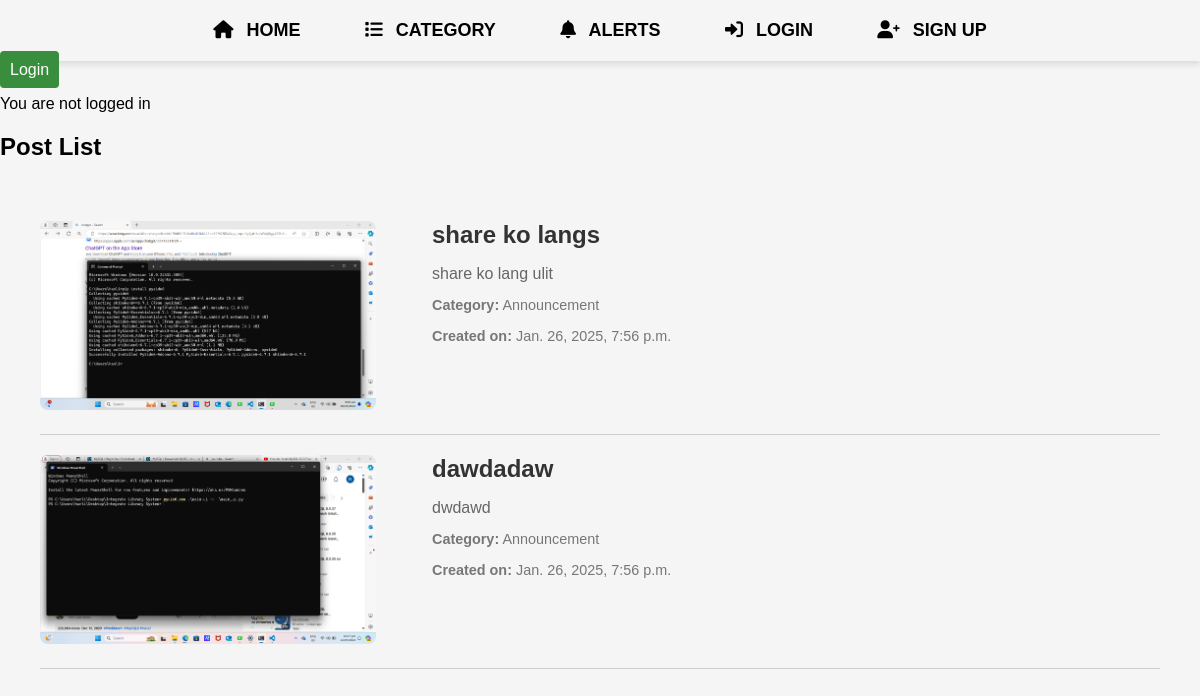
/posts/, run on the app's committed database.
### app/models.py (models this page shows, shortened)
class Post(models.Model):
    title = models.CharField(max_length=200)
    post_image = models.ImageField(upload_to='media/', null=True, blank=True)
    content = models.TextField()
    author = models.ForeignKey(settings.AUTH_USER_MODEL, on_delete=models.CASCADE, related_name='posts')
    created_at = models.DateTimeField(auto_now_add=True)
    updated_at = models.DateTimeField(auto_now=True)
    category = models.ForeignKey(Category, on_delete=models.SET_NULL, related_name='posts', null=True, blank=True)
    def get_absolute_url(self):
        return reverse('post_detail', kwargs={'pk': self.pk})

class Category(models.Model):
    category_image = models.ImageField(upload_to='media/', null=True, blank=True)
    name = models.CharField(max_length=100, unique=True)
    description = models.TextField(blank=True)

### app/views.py (the view)
# urls.py: path('posts/', PostListView.as_view(), name='post_list'),
class PostListView(ListView):
    model = Post
    template_name = 'app/post_list.html'
    context_object_name = 'posts'

### app/templates/app/post_list.html (shortened to what this page needs)
{% extends 'app/base.html' %}
{% load static %}
{% block content %}
    <h2>Post List</h2>
    <div class="post-list-container">
        <ul class="post-list">
            {% for post in posts %}
                <li class="post-item">
                    <div class="image-detail">
                        {% if post.post_image %}
                            <a href="{% url 'post_detail' post.pk %}">
                                <img src="{{ post.post_image.url }}" alt="Post Image" class="item-image">
                            </a>
                        {% else %}
                            <p class="no-image-text">No image available</p>
                        {% endif %}
                    </div>
                    <div class="post-detail">
                        <a href="{{ post.get_absolute_url }}" class="post-link">{{ post.title }}</a>
                        <p class="post-snippet">{{ post.content|truncatewords:20 }}</p>
                        <p class="post-meta">
                            <strong>Category:</strong>
                            {% if post.category %}
                                {{ post.category.name }}
                            {% else %}
                                No Category
                            {% endif %}
                        </p>
                        <p class="post-meta"><strong>Created on:</strong> {{ post.created_at }}</p>
                    </div>
                </li>
            {% endfor %}
        </ul>
    </div>
{% endblock content %}

### static/css/base.css (style rules this page uses)
* { box-sizing: border-box; }
body { font-family: 'Arial', sans-serif; background-color: #f5f5f5; margin: 0; padding: 0; }
.post-list-container { max-width: 1200px; margin: 0 auto; padding: 20px; }
.post-list { list-style-type: none; padding: 0; margin: 20px; }
.post-item { display: flex; justify-content: space-between; margin-bottom: 20px; border-bottom: 1px solid #ccc; padding-bottom: 20px; }
.image-detail { flex-basis: 30%; margin-right: 20px; }
.item-image { width: 100%; height: auto; border-radius: 8px; }
.post-detail { flex-basis: 65%; }
.post-link { font-size: 1.5rem; font-weight: bold; text-decoration: none; color: #333; margin-bottom: 10px; }
.post-snippet { font-size: 1rem; margin-bottom: 10px; color: #666; }
.post-meta { font-size: 0.9rem; color: #777; }
.post-meta strong { font-weight: bold; }

### data on the page
Post: post_image (picture), title "share ko langs", content "share ko lang ulit", category.name "Announcement", created_at "Jan. 26, 2025, 7:56 p.m."
Post: post_image (picture), title "dawdadaw", content "dwdawd", category.name "Announcement", created_at "Jan. 26, 2025, 7:56 p.m."
